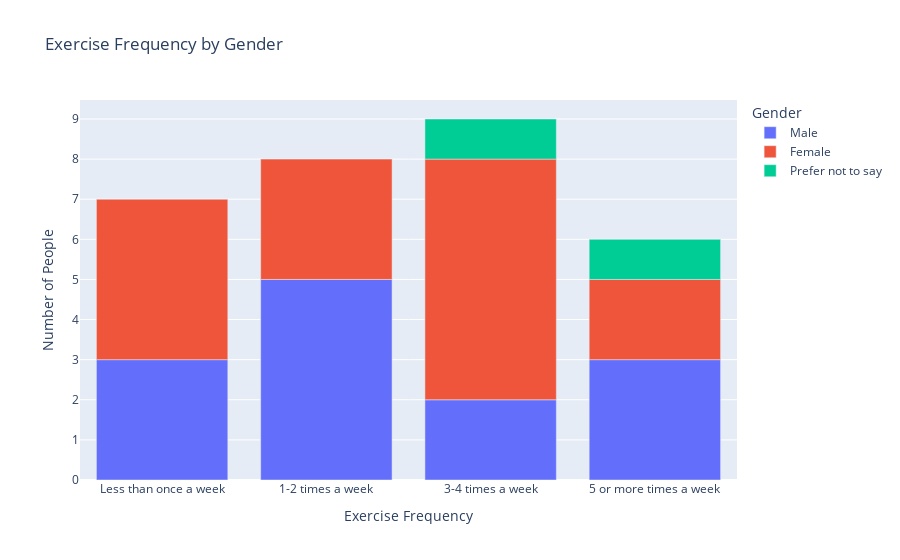

Notebook cell for this chart:
### Markdown cell above
As we can see above the plot, the largest age group by the amount of questionnaire answers is 18-24. This is why it is important to notice that while there are more 18-24 year olds exercising 5 or more times a week than most age groups, their average still falls under the 3-4 times a week threshold. Under 18 year olds seem to be exercising 3 or more times a week on average, which I believe was quite expected. 25-34 year olds have no representation in the 5 or more times a week category, but we can see that majority in that age group still exercise 3-4 times a week. The largest representation out of the 35-44 year olds fall in the "Less than once a week" category which is concerning, but half of the answerers in that age group do exercise atleast 3 times a week. 45-54 year olds seem to exercise on average 1-2 times a week. 55-64 year old only have two answerers, but those two people have an impressive average of 3-4 times a week. 

Based on this graph we can say that the correlation between age and exercise frequency is not significant. Each age group has spread across multiple categories within the exercise frequency category.

### Code cell
exercise_frequency_order = ['Less than once a week', '1-2 times a week', '3-4 times a week', '5 or more times a week']
gender_order = ['Male', 'Female', 'Prefer not to say']

gender_counts = df['Gender'].value_counts().reindex(gender_order) 
print("Count of each gender group:")
print(gender_counts)

gender_frequency_counts = df.groupby(['Exercise Frequency', 'Gender']).size().reset_index(name='Count')

fig = px.bar(
    gender_frequency_counts,
    x='Exercise Frequency', 
    y='Count', 
    color='Gender', 
    title='Exercise Frequency by Gender',
    labels={'Count': 'Number of People'},
    category_orders={
        'Exercise Frequency': exercise_frequency_order,
        'Gender': gender_order
    }
)

fig.show();

### Figure 1 — Plotly figure (JSON) as saved in the notebook; plotly's stock layout.template omitted (floating-point values rounded to 4 significant figures)
{"data": [{"alignmentgroup": "True", "hovertemplate": "Gender=Male<br>Exercise Frequency=%{x}<br>Number of People=%{y}<extra></extra>", "legendgroup": "Male", "marker": {"color": "#636efa", "pattern": {"shape": ""}}, "name": "Male", "offsetgroup": "Male", "orientation": "v", "showlegend": true, "textposition": "auto", "type": "bar", "x": ["1-2 times a week", "3-4 times a week", "5 or more times a week", "Less than once a week"], "xaxis": "x", "y": [5, 2, 3, 3], "yaxis": "y"}, {"alignmentgroup": "True", "hovertemplate": "Gender=Female<br>Exercise Frequency=%{x}<br>Number of People=%{y}<extra></extra>", "legendgroup": "Female", "marker": {"color": "#EF553B", "pattern": {"shape": ""}}, "name": "Female", "offsetgroup": "Female", "orientation": "v", "showlegend": true, "textposition": "auto", "type": "bar", "x": ["1-2 times a week", "3-4 times a week", "5 or more times a week", "Less than once a week"], "xaxis": "x", "y": [3, 6, 2, 4], "yaxis": "y"}, {"alignmentgroup": "True", "hovertemplate": "Gender=Prefer not to say<br>Exercise Frequency=%{x}<br>Number of People=%{y}<extra></extra>", "legendgroup": "Prefer not to say", "marker": {"color": "#00cc96", "pattern": {"shape": ""}}, "name": "Prefer not to say", "offsetgroup": "Prefer not to say", "orientation": "v", "showlegend": true, "textposition": "auto", "type": "bar", "x": ["3-4 times a week", "5 or more times a week"], "xaxis": "x", "y": [1, 1], "yaxis": "y"}], "layout": {"barmode": "relative", "legend": {"title": {"text": "Gender"}, "tracegroupgap": 0}, "title": {"text": "Exercise Frequency by Gender"}, "xaxis": {"anchor": "y", "categoryarray": ["Less than once a week", "1-2 times a week", "3-4 times a week", "5 or more times a week"], "categoryorder": "array", "domain": [0, 1], "title": {"text": "Exercise Frequency"}}, "yaxis": {"anchor": "x", "domain": [0, 1], "title": {"text": "Number of People"}}}}
